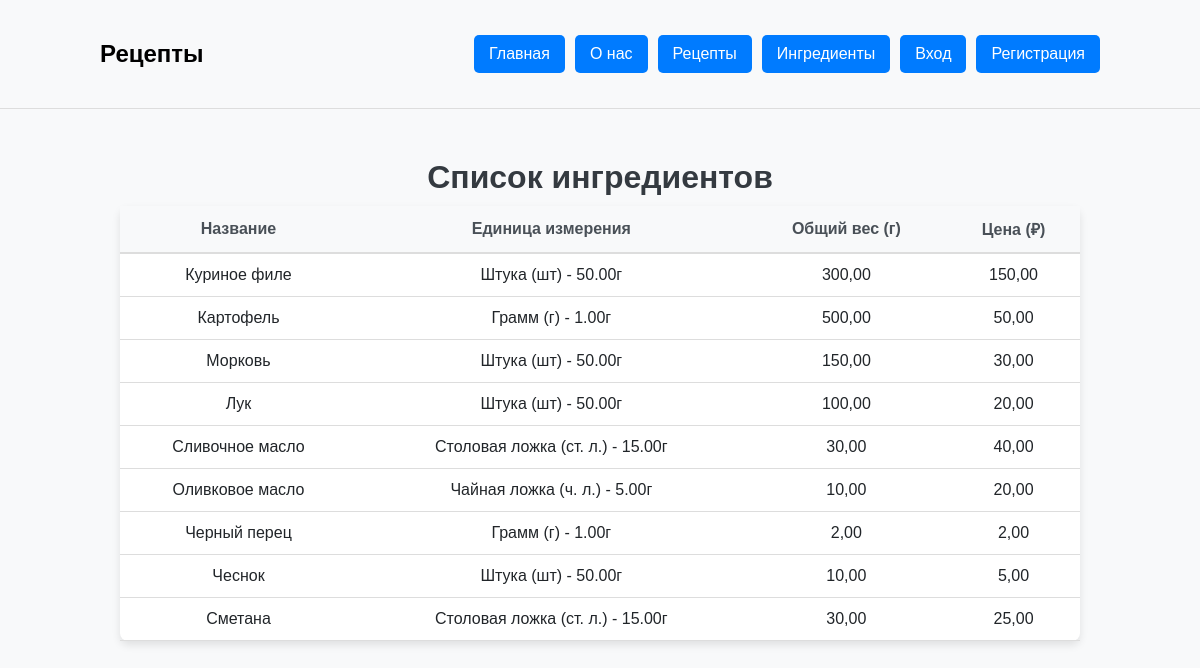
The page /ingredients/ on the database as committed earlier.
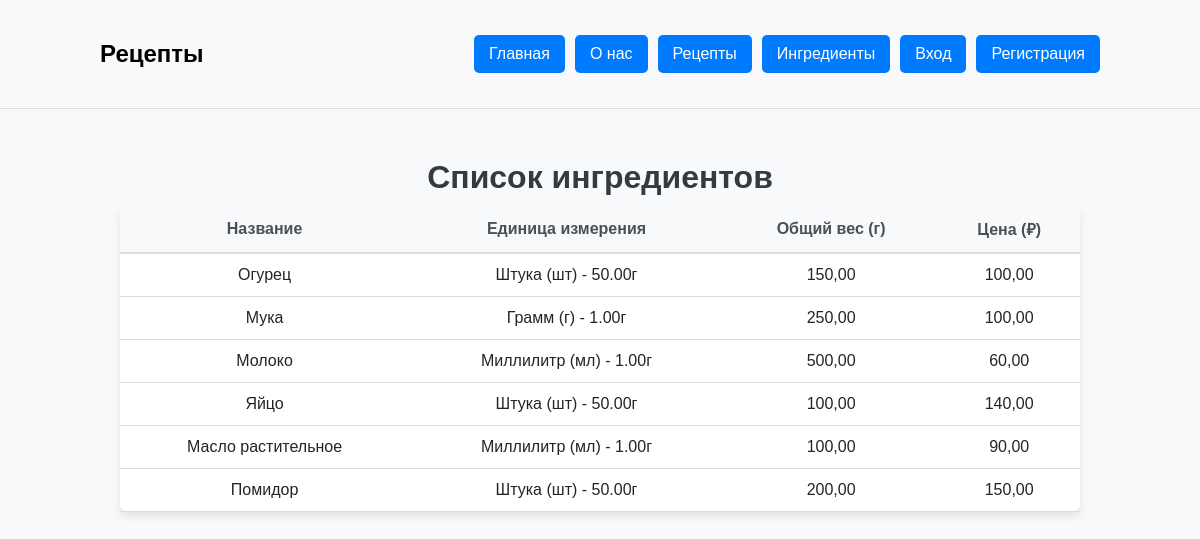
The same page on the database as committed later.
### recipe_catalog/models.py (models this page shows, shortened)
class Ingredient(models.Model):
	title = models.CharField(
		max_length=255,
		validators=[
			RegexValidator(
				regex=r'^[A-Za-zА-Яа-яёЁ\s]+$',
				message='Название должно быть строковым значением'
			)
		],
		verbose_name="Название"
	)
	measurement_unit = models.ForeignKey(
		MeasurementUnit,
		on_delete=models.PROTECT,
		verbose_name="Единица измерения"
	)
	total_weight = models.DecimalField(
		max_digits=10,
		decimal_places=2,
		validators=[
			MinValueValidator(
				limit_value=0.1,
				message='Вес должен быть положительным числом'
			)
		],
		verbose_name="Общий вес в граммах"
	)
	cost = models.DecimalField(
		max_digits=10,
		decimal_places=2,
		validators=[
			MinValueValidator(
				limit_value=0.1,
				message='Цена должна быть положительным числом'
			)
		],
		verbose_name="Цена"
	)
	author = models.ForeignKey(
		User,
		verbose_name='Автор рецепта',
		on_delete=models.CASCADE, null=True
	)

class MeasurementUnit(models.Model):
	title = models.CharField(
		max_length=50,
		unique=True,
		validators=[
			RegexValidator(
				regex=r'^[A-Za-zА-Яа-яёЁ\s]+$',
				message='Название должно быть строковым значением'
			)
		],
		verbose_name="Название"
	)
	symbol = models.CharField(
		max_length=10,
		verbose_name="Символ"
	)
	grams_per_unit = models.DecimalField(
		max_digits=10,
		decimal_places=2,
		validators=[
			MinValueValidator(
				limit_value=0.01,
				message='Вес должен быть положительным числом'
			)
		],
		verbose_name="Вес в граммах"
	)
	def __str__(self):
		return f"{self.title} ({self.symbol}) - {self.grams_per_unit}г"

### recipe_catalog/views.py (the view)
# urls.py: path('ingredients/', ingredients, name='ingredients'),
def ingredients(request):
    ingredient_list = Ingredient.objects.all()
    context = {'ingredients': ingredient_list}
    return render(request, 'recipe_catalog/ingredient_list.html', context)

### templates/recipe_catalog/ingredient_list.html (shortened to what this page needs)
{% extends "../base.html" %}
{% block content %}
<div class="header-header-text">Список ингредиентов</div>
<table class="ingredients-table">
    <thead>
        <tr>
            <th>Название</th>
            <th>Единица измерения</th>
            <th>Общий вес (г)</th>
            <th>Цена (₽)</th>
        </tr>
    </thead>
    <tbody>
        {% for ingredient in ingredients %}
        <tr class="ingredient-row">
            <td class="ingredient-name">{{ ingredient.title }}</td>
            <td class="ingredient-measurement">{{ ingredient.measurement_unit }}</td>
            <td class="ingredient-weight">{{ ingredient.total_weight }}</td>
            <td class="ingredient-cost">{{ ingredient.cost }}</td>
        </tr>
        {% empty %}
        <tr>
            <td colspan="5">Нет ингредиентов для отображения.</td>
        </tr>
        {% endfor %}
    </tbody>
</table>
{% endblock %}

### templates/base.html (shortened to what this page needs)
<!DOCTYPE html>
<html lang="ru">
<head>
    {% load static %}
    <link rel="stylesheet" href="{% static 'css/main.css' %}">
    <link rel="stylesheet" href="{% static 'css/text.css' %}">
    <link rel="stylesheet" href="{% static 'css/recipes.css' %}">
    <link rel="stylesheet" href="{% static 'css/ingredients.css' %}">
    <link rel="stylesheet" href="{% static 'css/login.css' %}">
</head>
<body>
<header class="header">
    <div class="header-container">
        <h2>{% block header_title %}Рецепты{% endblock %}</h2>
        <nav class="nav">
            <a href="/" class="btn">Главная</a>
            <a href="{% url 'recipe_catalog:about' %}" class="btn">О нас</a>
            <a href="/" class="btn">Рецепты</a>
            <a href="{% url 'recipe_catalog:ingredients' %}" class="btn">Ингредиенты</a>
            {% if user.is_authenticated %}
                <a href="{% url 'recipe_catalog:logout' %}" class="btn btn-danger">Выйти</a>
            {% else %}
                <a href="{% url 'recipe_catalog:login' %}" class="btn">Вход</a>
                <a href="{% url 'recipe_catalog:register' %}" class="btn">Регистрация</a>
            {% endif %}
        </nav>
    </div>
</header>
<main class="container">
    {% block content %}{% endblock %}
</main>
</body>
</html>

### static/css/main.css (style rules this page uses)
body { font-family: Arial, sans-serif; margin: 0; padding: 0; background-color: #f8f9fa; color: #333; }
a { text-decoration: none; color: inherit; }
.container { margin-top: 30px; display: flex; flex-direction: column; align-items: center; justify-content: space-between; width: 100%; }
.header { background-color: #f8f9fa; padding: 20px 0; border-bottom: 1px solid #ddd; }
.header-container { display: flex; justify-content: space-between; align-items: center; padding: 0 100px 0 100px; }
.header h2 { color: black; }
.nav { display: flex; gap: 10px; align-items: center; }
.nav .btn { display: inline-block; padding: 10px 15px; text-decoration: none; color: white; background-color: #007bff; border-radius: 5px; transition: background-color 0.3s; }

### static/css/text.css (style rules this page uses)
.header-header-text { font-size: 2rem; font-weight: bold; color: #343a40; text-align: center; margin-top: 20px; margin-bottom: 10px; }

### static/css/ingredients.css (style rules this page uses)
.ingredients-table { width: 80%; margin: 0 auto; border-collapse: collapse; margin-bottom: 20px; font-size: 1rem; background-color: #fff; border-radius: 8px; box-shadow: 0 4px 8px rgba(0, 0, 0, 0.1); }
.ingredients-table th { background-color: #f8f9fa; padding: 12px; text-align: center; font-weight: bold; color: #495057; border-bottom: 2px solid #ddd; }
.ingredients-table td { padding: 12px; border-bottom: 1px solid #ddd; color: #212529; text-align: center; }
.ingredient-name { font-weight: 500; text-align: left; }
.ingredient-measurement, .ingredient-weight, .ingredient-cost { text-align: center; }

Rows that differ between the two databases and show on the page:
removed Ingredient: title "Куриное филе", measurement_unit "Штука (шт) - 50.00г", total_weight "300,00", cost "150,00"
removed Ingredient: title "Картофель", measurement_unit "Грамм (г) - 1.00г", total_weight "500,00", cost "50,00"
removed Ingredient: title "Морковь", measurement_unit "Штука (шт) - 50.00г", total_weight "150,00", cost "30,00"
removed Ingredient: title "Лук", measurement_unit "Штука (шт) - 50.00г", total_weight "100,00", cost "20,00"
removed Ingredient: title "Сливочное масло", measurement_unit "Столовая ложка (ст. л.) - 15.00г", total_weight "30,00", cost "40,00"
removed Ingredient: title "Оливковое масло", measurement_unit "Чайная ложка (ч. л.) - 5.00г", total_weight "10,00", cost "20,00"
removed Ingredient: title "Черный перец", measurement_unit "Грамм (г) - 1.00г", total_weight "2,00", cost "2,00"
removed Ingredient: title "Чеснок", measurement_unit "Штука (шт) - 50.00г", total_weight "10,00", cost "5,00"
removed Ingredient: title "Сметана", measurement_unit "Столовая ложка (ст. л.) - 15.00г", total_weight "30,00", cost "25,00"
added Ingredient: title "Огурец", measurement_unit "Штука (шт) - 50.00г", total_weight "150,00", cost "100,00"
added Ingredient: title "Мука", measurement_unit "Грамм (г) - 1.00г", total_weight "250,00", cost "100,00"
added Ingredient: title "Молоко", measurement_unit "Миллилитр (мл) - 1.00г", total_weight "500,00", cost "60,00"
added Ingredient: title "Яйцо", measurement_unit "Штука (шт) - 50.00г", total_weight "100,00", cost "140,00"
added Ingredient: title "Масло растительное", measurement_unit "Миллилитр (мл) - 1.00г", total_weight "100,00", cost "90,00"
added Ingredient: title "Помидор", measurement_unit "Штука (шт) - 50.00г", total_weight "200,00", cost "150,00"
